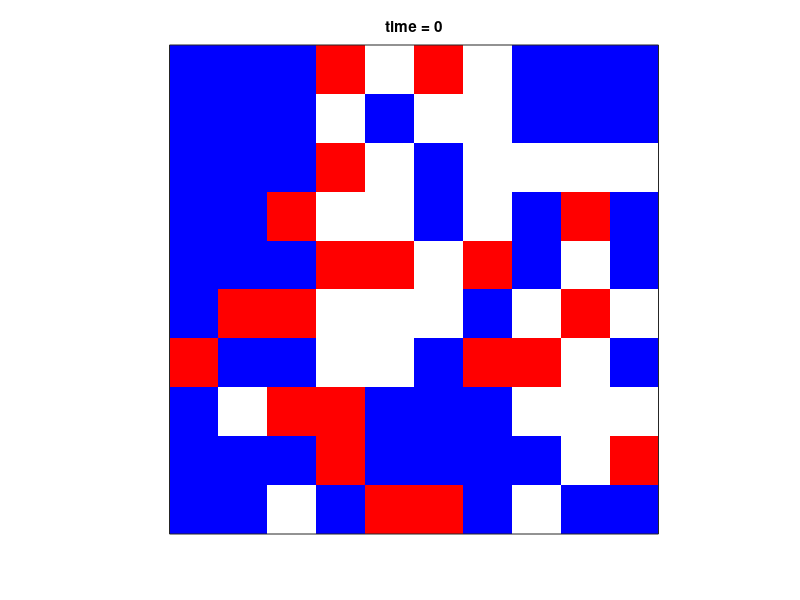

This chart was generated by the following MATLAB code:
%@@@@@@@@@@@@@@@@@@@@@@@@@@@@@@@@@@@@@@@@@@@@@@@@@@@@@@@@@@@@@@@@@@@@@@@@@@
function MC_square_1125
%==========================================================================
% Модель SIR на квадратной решётке, кинетический метод МК
%**************************************************************************
global k1 k2 k3 d1 d2
global Nx Ny N
global x0 y0 RandSeed N1ini N2ini
global Latt Nei
global class_MC number_class_MC
global t0 t1
%**************************************************************************
% значения скоростей
k1 = 1.0;
k2 = 2.0; 
k3 = 3.0;
d1 = 4.0;
d2 = 5.0;
%--------------------------------------------------------------------------
% размеры решётки, общее число узлов (ячеек) решётки
Nx = 10; Ny = 10; N = Nx*Ny; 
% начальая концентрация заболевших (infected)
x0 = 0.2; if(x0 > 1) x0 = 1; end
% начальная концентрация выздоровевших с иммунитетом (recovered)
y0 = 0.5; if (x0 + y0 > 1) y0 = 1 - x0; end
% число для инициализации датчика случайных чисел
RandSeed = 2;

%--------------------------------------------------------------------------
% временной интервал
t0 = 0;
t1 = 1000; 

%--------------------------------------------------------------------------
% описание классов для квадратной решётки при трёх состояниях узлов
class_def;

%--------------------------------------------------------------------------
% задание массива Nei - номеров ближайших соседних узлов с учётом
% периодических гр. условий
nei_def;

%--------------------------------------------------------------------------
% начальное состояние поверхности
ini_def;

%--------------------------------------------------------------------------
% визуализация
fig_surf(t0);

%--------------------------------------------------------------------------
% формирование массивов номеров узлов для всех классов 
list_class_def;

%--------------------------------------------------------------------------
% вычисления
% KMC_proc;

%@@@@@@@@@@@@@@@@@@@@@@@@@@@@@@@@@@@@@@@@@@@@@@@@@@@@@@@@@@@@@@@@@@@@@@@@@@
function ini_def
%==========================================================================
% Начальное заполнение поверхности
%**************************************************************************
global Nx Ny N
global x0 y0 RandSeed N1ini N2ini
global Latt Nei
%**************************************************************************
% массив Latt содержит текущее состояние узлов решётки
Latt = zeros(N, 1, 'int32'); 
%--------------------------------------------------------------------------
% инициализация датчика
rng(RandSeed, 'twister'); 
%--------------------------------------------------------------------------
% случайное начальное распределение для заданной концентрации X
N01 = round(x0*N);
N1ini = N01;
while (N01 > 0)
    i = randi(N);
    if (Latt(i) == 0)
        Latt(i) = 1;
        N01 = N01 - 1;
    end
end
%--------------------------------------------------------------------------
% случайное начальное распределение для заданной концентрации Y
N02 = round(y0*N);
N2ini = N02;
while (N02 > 0)
    i = randi(N);
    if (Latt(i) == 0)
        Latt(i) = 2;
        N02 = N02 - 1;
    end
end

%@@@@@@@@@@@@@@@@@@@@@@@@@@@@@@@@@@@@@@@@@@@@@@@@@@@@@@@@@@@@@@@@@@@@@@@@@@
function fig_surf(MTime)
%==========================================================================
% Изображение поверхнсти
%**************************************************************************
global Nx Ny N
global Latt Nei
%**************************************************************************
C = zeros(Ny, Nx, 'uint8');
Color0 = [1 1 1]; % x, susceptible белый
Color1 = [1 0 0]; % y, infected красный
Color2 = [0 0 1]; % z, recovered синий
%--------------------------------------------------------------------------
map(1,:) = Color0;
map(2,:) = Color1;
map(3,:) = Color2;
colormap(map);
%--------------------------------------------------------------------------
% set(0,'Units','pixels');
% scnsize = get(0,'ScreenSize');
% figure('Position', [1 1 scnsize(3) scnsize(4)-100]);
%--------------------------------------------------------------------------
k = 0;
for j = 1 : Ny
    for i = 1 : Nx
         k = k + 1;
         C(j,i) = Latt(k);
    end
end
%--------------------------------------------------------------------------
image(C);
box on
axis image
        
set(gca,'XTickLabel',{});
set(gca,'XTick',[]);
set(gca,'YTickLabel',{});
set(gca,'YTick',[]);
        
title(['time = ' num2str(MTime,'%u')]);

%@@@@@@@@@@@@@@@@@@@@@@@@@@@@@@@@@@@@@@@@@@@@@@@@@@@@@@@@@@@@@@@@@@@@@@@@@@
function class_def
%==========================================================================
% Описание классов для квадратной решётки при трёх состояниях узлов
%**************************************************************************
global k1 k2 k3 d1 d2
global Nx Ny N
global Latt Nei
global class_MC number_class_MC
%**************************************************************************
List = zeros(N, 1, 'int32');
% class_MC(1,66) = struct('number', 0.0, ...
%                         'rates', [0.0 0.0 0.0 0.0 0.0 0.0 0.0 0.0 0.0], ...
%                         'sum_rates', 0.0, ...
%                         'numb_rates', 0.0, ...
%                         'list', List, ... );
%                         'list_number', ..., 0, 
%**************************************************************************
class_MC(1).number       = 00001;
class_MC(1).rates        = [k2 ...
                            k2+k1 k2+2*k1 k2+3*k1 k2+4*k1 ...
                            k2+4*k1+d1 k2+4*k1+2*d1 k2+4*k1+3*d1 k2+4*k1+4*d1];
class_MC(1).numb_rates   = 9;
class_MC(1).sum_rates    = class_MC(1).rates(class_MC(1).numb_rates);
class_MC(1).rates        = class_MC(1).rates/class_MC(1).sum_rates;
class_MC(1).list         = List;
class_MC(1).list_number  = 0;
% a = class_MC(1).rates
%**************************************************************************
class_MC(2).number       = 00201;
class_MC(2).rates        = [k2 ...
                            k2+k1 k2+2*k1 k2+3*k1 ...
                            k2+3*k1+d1 k2+3*k1+2*d1 k2+3*k1+3*d1 ...
                            k2+3*k1+3*d1+d2];
class_MC(2).numb_rates   = 8;
class_MC(2).sum_rates    = class_MC(2).rates(class_MC(2).numb_rates);
class_MC(2).rates        = class_MC(2).rates/class_MC(2).sum_rates;
class_MC(2).list         = List;
class_MC(2).list_number  = 0;
% a = class_MC(2).rates
%--------------------------------------------------------------------------
class_MC(3)              = class_MC(2);
class_MC(3).number       = 00021;
%--------------------------------------------------------------------------
class_MC(4)              = class_MC(2);
class_MC(4).number       = 20001;
%--------------------------------------------------------------------------
class_MC(5)              = class_MC(2);
class_MC(5).number       = 02001;
%**************************************************************************
class_MC(6).number       = 00101;
%!!
class_MC(6).rates        = [k2 ...
                            k2+k1 k2+2*k1 k2+3*k1 ...
                            k2+3*k1+d1 k2+3*k1+2*d1 k2+3*k1+3*d1];
class_MC(6).numb_rates   = 7;
class_MC(6).sum_rates    = class_MC(6).rates(class_MC(6).numb_rates);
class_MC(6).rates        = class_MC(6).rates/class_MC(6).sum_rates;
class_MC(6).list         = List;
class_MC(6).list_number  = 0;
% a = class_MC(6).rates
%--------------------------------------------------------------------------
class_MC(7)              = class_MC(6);
class_MC(7).number       = 00011;
%--------------------------------------------------------------------------
class_MC(8)              = class_MC(6);
class_MC(8).number       = 10001;
%--------------------------------------------------------------------------
class_MC(9)              = class_MC(6);
class_MC(9).number       = 01001;
%**************************************************************************
class_MC(10).number      = 00221;
class_MC(10).rates       = [k2 ...
                            k2+k1 k2+2*k1 ...
                            k2+2*k1+d1 k2+2*k1+2*d1 ...
                            k2+2*k1+2*d1+d2 k2+2*k1+2*d1+2*d2];
class_MC(10).numb_rates  = 7;
class_MC(10).sum_rates   = class_MC(10).rates(class_MC(10).numb_rates);
class_MC(10).list        = List;
class_MC(10).list_number = 0;
%--------------------------------------------------------------------------
class_MC(11)             = class_MC(10);
class_MC(11).number      = 20021;
%--------------------------------------------------------------------------
class_MC(12)             = class_MC(10);
class_MC(12).number      = 22001;
%--------------------------------------------------------------------------
class_MC(13)             = class_MC(10);
class_MC(13).number      = 02201;
%--------------------------------------------------------------------------
class_MC(14)             = class_MC(10);
class_MC(14).number      = 20201;
%--------------------------------------------------------------------------
class_MC(15)             = class_MC(10);
class_MC(15).number      = 02021;
%**************************************************************************
class_MC(16).number      = 00111;
class_MC(16).rates       = [k2 ...
                            k2+k1 k2+2*k1 ...
                            k2+2*k1+d1 k2+2*k1+2*d1];
class_MC(16).numb_rates  = 5;
class_MC(16).sum_rates   = class_MC(16).rates(class_MC(16).numb_rates);
class_MC(16).rates       = class_MC(16).rates/class_MC(16).sum_rates;
class_MC(16).list        = List;
class_MC(16).list_number = 0;
% a = class_MC(16).rates
%--------------------------------------------------------------------------
class_MC(17)             = class_MC(16);
class_MC(17).number      = 10011;
%--------------------------------------------------------------------------
class_MC(18)             = class_MC(16);
class_MC(18).number      = 11001;
%--------------------------------------------------------------------------
class_MC(19)             = class_MC(16);
class_MC(19).number      = 01101;
%--------------------------------------------------------------------------
class_MC(20)             = class_MC(16);
class_MC(20).number      = 10101;
%--------------------------------------------------------------------------
class_MC(21)             = class_MC(16);
class_MC(21).number      = 01011;
%**************************************************************************
class_MC(22).number      = 00121;
class_MC(22).rates       = [k2 ...
                            k2+k1 k2+2*k1 ...
                            k2+2*k1+d1 k2+2*k1+2*d1 ...
                           k2+2*k1+2*d1+d2];
class_MC(22).numb_rates  = 6;
class_MC(22).sum_rates   = class_MC(22).rates(class_MC(22).numb_rates);
class_MC(22).rates       = class_MC(22).rates/class_MC(22).sum_rates;
class_MC(22).list        = List;
class_MC(22).list_number = 0;
% a = class_MC(22).rates
%--------------------------------------------------------------------------
class_MC(23)             = class_MC(22);
class_MC(23).number      = 20011;
%--------------------------------------------------------------------------
class_MC(24)             = class_MC(22);
class_MC(24).number      = 12001;
%--------------------------------------------------------------------------
class_MC(25)             = class_MC(22);
class_MC(25).number      = 01201;
%--------------------------------------------------------------------------
class_MC(26)             = class_MC(22);
class_MC(26).number      = 20101;
%--------------------------------------------------------------------------
class_MC(27)             = class_MC(22);
class_MC(27).number      = 02011;
%--------------------------------------------------------------------------
class_MC(28)             = class_MC(22);
class_MC(28).number      = 00211;
%--------------------------------------------------------------------------
class_MC(29)             = class_MC(22);
class_MC(29).number      = 10021;
%--------------------------------------------------------------------------
class_MC(30)             = class_MC(22);
class_MC(30).number      = 21001;
%--------------------------------------------------------------------------
class_MC(31)             = class_MC(22);
class_MC(31).number      = 02101;
%--------------------------------------------------------------------------
class_MC(32)             = class_MC(22);
class_MC(32).number      = 10201;
%--------------------------------------------------------------------------
class_MC(33)             = class_MC(22);
class_MC(33).number      = 01021;
%**************************************************************************
class_MC(34).number      = 20221;
class_MC(34).rates       = [k2 ...
                            k2+k1 ...
                            k2+k1+d1 ...
                            k2+k1+d1+d2 k2+k1+d1+2*d2 k2+k1+d1+3*d2];
class_MC(34).numb_rates  = 6;
class_MC(34).sum_rates   = class_MC(34).rates(class_MC(34).numb_rates);
class_MC(34).rates       = class_MC(34).rates/class_MC(34).sum_rates;
class_MC(34).list        = List;
class_MC(34).list_number = 0;
% a = class_MC(34).rates
%--------------------------------------------------------------------------
class_MC(35)             = class_MC(34);
class_MC(35).number      = 22021;
%--------------------------------------------------------------------------
class_MC(36)             = class_MC(34);
class_MC(36).number      = 22201;
%--------------------------------------------------------------------------
class_MC(37)             = class_MC(34);
class_MC(37).number      = 02221;
%**************************************************************************
class_MC(38).number      = 10111;
class_MC(38).rates       = [k2 ...
                            k2+k1 ...
                            k2+k1+d1];
class_MC(38).numb_rates  = 3;
class_MC(38).sum_rates   = class_MC(38).rates(class_MC(38).numb_rates);
class_MC(38).rates       = class_MC(38).rates/class_MC(38).sum_rates;
class_MC(38).list        = List;
class_MC(38).list_number = 0;
% a = class_MC(38).rates
%--------------------------------------------------------------------------
class_MC(39)             = class_MC(38);
class_MC(39).number      = 11011;
%--------------------------------------------------------------------------
class_MC(40)             = class_MC(38);
class_MC(40).number      = 11101;
%--------------------------------------------------------------------------
class_MC(41)             = class_MC(38);
class_MC(41).number      = 01111;
%**************************************************************************
class_MC(42).number      = 20121;
class_MC(42).rates       = [k2 ...
                            k2+k1 ...
                            k2+k1+d1 ...
                            k2+k1+d1+d2 k2+k1+d1+2*d2];
class_MC(42).numb_rates  = 5;
class_MC(42).sum_rates   = class_MC(42).rates(class_MC(42).numb_rates);
class_MC(42).rates       = class_MC(42).rates/class_MC(42).sum_rates;
class_MC(42).list        = List;
class_MC(42).list_number = 0;
% a = class_MC(42).rates
%--------------------------------------------------------------------------
class_MC(43)             = class_MC(42);
class_MC(43).number      = 22011;
%--------------------------------------------------------------------------
class_MC(44)             = class_MC(42);
class_MC(44).number      = 12201;
%--------------------------------------------------------------------------
class_MC(45)             = class_MC(42);
class_MC(45).number      = 02211;
%--------------------------------------------------------------------------
class_MC(46)             = class_MC(42);
class_MC(46).number      = 20211;
%--------------------------------------------------------------------------
class_MC(47)             = class_MC(42);
class_MC(47).number      = 12021;
%--------------------------------------------------------------------------
class_MC(48)             = class_MC(42);
class_MC(48).number      = 21201;
%--------------------------------------------------------------------------
class_MC(49)             = class_MC(42);
class_MC(49).number      = 02121;
%--------------------------------------------------------------------------
class_MC(50)             = class_MC(42);
class_MC(50).number      = 10221;
%--------------------------------------------------------------------------
class_MC(51)             = class_MC(42);
class_MC(51).number      = 21021;
%--------------------------------------------------------------------------
class_MC(52)             = class_MC(42);
class_MC(52).number      = 22101;
%--------------------------------------------------------------------------
class_MC(53)             = class_MC(42);
class_MC(53).number      = 01221;
%**************************************************************************
class_MC(54).number      = 20111;
class_MC(54).rates       = [k2 ...
                            k2+k1 ...
                            k2+k1+d1 ...
                            k2+k1+d1+d2];
class_MC(54).numb_rates  = 4;
class_MC(54).sum_rates   = class_MC(54).rates(class_MC(54).numb_rates);
class_MC(54).rates       = class_MC(54).rates/class_MC(54).sum_rates;
class_MC(54).list        = List;
class_MC(54).list_number = 0;
% a = class_MC(54).rates
%--------------------------------------------------------------------------
class_MC(55)             = class_MC(54);
class_MC(55).number      = 12011;
%--------------------------------------------------------------------------
class_MC(56)             = class_MC(54);
class_MC(56).number      = 11201;
%--------------------------------------------------------------------------
class_MC(57)             = class_MC(54);
class_MC(57).number      = 02111;
%--------------------------------------------------------------------------
class_MC(58)             = class_MC(54);
class_MC(58).number      = 10211;
%--------------------------------------------------------------------------
class_MC(59)             = class_MC(54);
class_MC(59).number      = 11021;
%--------------------------------------------------------------------------
class_MC(60)             = class_MC(54);
class_MC(60).number      = 21101;
%--------------------------------------------------------------------------
class_MC(61)             = class_MC(54);
class_MC(61).number      = 01121;
%--------------------------------------------------------------------------
class_MC(62)             = class_MC(54);
class_MC(62).number      = 10121;
%--------------------------------------------------------------------------
class_MC(63)             = class_MC(54);
class_MC(63).number      = 21011;
%--------------------------------------------------------------------------
class_MC(64)             = class_MC(54);
class_MC(64).number      = 12101;
%--------------------------------------------------------------------------
class_MC(65)             = class_MC(54);
class_MC(65).number      = 01211;
%**************************************************************************
class_MC(66).number      = 11111;
class_MC(66).rates       = [k2];
class_MC(66).numb_rates  = 1;
class_MC(66).sum_rates   = class_MC(66).rates(class_MC(66).numb_rates);
class_MC(66).rates       = class_MC(66).rates/class_MC(66).sum_rates;
class_MC(66).list        = List;
class_MC(66).list_number = 0;
% a = class_MC(66).rates
%**************************************************************************
class_MC(67).number      = 22221;
class_MC(67).rates       = [k2 ...
                            k2+d2 ...
                            k2+2*d2 ...
                            k2+3*d2 ...
                            k2+4*d2];
class_MC(67).numb_rates  = 5;
class_MC(67).sum_rates   = class_MC(67).rates(class_MC(67).numb_rates);
class_MC(67).rates       = class_MC(67).rates/class_MC(67).sum_rates;
class_MC(67).list        = List;
class_MC(67).list_number = 0;
% a = class_MC(67).rates
%**************************************************************************
class_MC(68).number      = 21111;
class_MC(68).rates       = [k2 ...
                            k2+d2];
class_MC(68).numb_rates  = 2;
class_MC(68).sum_rates   = class_MC(68).rates(class_MC(68).numb_rates);
class_MC(68).rates       = class_MC(68).rates/class_MC(68).sum_rates;
class_MC(68).list        = List;
class_MC(68).list_number = 0;
% a = class_MC(68).rates
%--------------------------------------------------------------------------
class_MC(69)             = class_MC(68);
class_MC(69).number      = 11121;
%--------------------------------------------------------------------------
class_MC(70)             = class_MC(68);
class_MC(70).number      = 11211;
%--------------------------------------------------------------------------
class_MC(71)             = class_MC(68);
class_MC(71).number      = 12111;
%**************************************************************************
class_MC(72).number      = 22111;
class_MC(72).rates       = [k2 ...
                            k2+d2 ...
                            k2+2*d2];
class_MC(72).numb_rates  = 3;
class_MC(72).sum_rates   = class_MC(72).rates(class_MC(72).numb_rates);
class_MC(72).rates       = class_MC(72).rates/class_MC(72).sum_rates;
class_MC(72).list        = List;
class_MC(72).list_number = 0;
% a = class_MC(72).rates
%--------------------------------------------------------------------------
class_MC(73)             = class_MC(72);
class_MC(73).number      = 21121;
%--------------------------------------------------------------------------
class_MC(74)             = class_MC(72);
class_MC(74).number      = 11221;
%--------------------------------------------------------------------------
class_MC(75)             = class_MC(72);
class_MC(75).number      = 12211;
%--------------------------------------------------------------------------
class_MC(76)             = class_MC(72);
class_MC(76).number      = 12121;
%--------------------------------------------------------------------------
class_MC(77)             = class_MC(72);
class_MC(77).number      = 21211;
%**************************************************************************
class_MC(78).number      = 12221;
class_MC(78).rates       = [k2 ...
                            k2+d2 ...
                            k2+2*d2 ...
                            k2+3*d2];
class_MC(78).numb_rates  = 4;
class_MC(78).sum_rates   = class_MC(78).rates(class_MC(78).numb_rates);
class_MC(78).rates       = class_MC(78).rates/class_MC(78).sum_rates;
class_MC(78).list        = List;
class_MC(78).list_number = 0;
% a = class_MC(78).rates
%--------------------------------------------------------------------------
class_MC(79)             = class_MC(78);
class_MC(79).number      = 22211;
%--------------------------------------------------------------------------
class_MC(80)             = class_MC(78);
class_MC(80).number      = 22121;
%--------------------------------------------------------------------------
class_MC(81)             = class_MC(78);
class_MC(81).number      = 21221;
%**************************************************************************
class_MC(82).number      = 00002;
class_MC(82).rates       = [k3];
class_MC(82).numb_rates  = 1;
class_MC(82).sum_rates   = class_MC(82).rates(class_MC(82).numb_rates);
class_MC(82).rates       = class_MC(82).rates/class_MC(82).sum_rates;

class_MC(82).list        = List;
class_MC(82).list_number = 0;
% a = class_MC(82).rates
%**************************************************************************
number_class_MC = 82;

%@@@@@@@@@@@@@@@@@@@@@@@@@@@@@@@@@@@@@@@@@@@@@@@@@@@@@@@@@@@@@@@@@@@@@@@@@@
function nei_def
%==========================================================================
% Задание массива Nei - номеров ближайших соседних узлов с учётом
% периодических гр. условий
%**************************************************************************
global Nx Ny N
global Latt Nei
%**************************************************************************
k = 0;
Nei = zeros(4, N, 'int32');
for i = 1 : Ny  % перебор по строкам
    for j = 1 : Nx  % перебор по столбцам
        k = k+1;
        % первый сосед ----------------------------------------------------
        if (j < Nx)
            Nei(1,k) = k + 1;
        else
            Nei(1,k) = k + 1 - Nx; % периодические гр. условия
        end
        % третий сосед ----------------------------------------------------       
        if (j > 1)
            Nei(3,k) = k - 1;
        else
            Nei(3,k) = k - 1 + Nx; % периодические гр. условия
        end
        % второй сосед ----------------------------------------------------       
        if (i < Ny)
            Nei(2,k) = k + Nx;
        else
            Nei(2,k) = k + Nx - N; % периодические гр. условия
        end
        % четвёртый сосед -------------------------------------------------       
        if (i > 1)
            Nei(4,k) = k - Nx;
        else
            Nei(4,k) = k - Nx + N; % периодические гр. условия
        end        
    end
end

%@@@@@@@@@@@@@@@@@@@@@@@@@@@@@@@@@@@@@@@@@@@@@@@@@@@@@@@@@@@@@@@@@@@@@@@@@@
function list_class_def
%==========================================================================
% Формирование массивов номеров узлов для всех классов
%**************************************************************************
global Nx Ny N
global Latt Nei
global class_MC number_class_MC
global x0 y0 RandSeed N1ini N2ini
%**************************************************************************
a = zeros(1, 1, 'int32');
for i = 1 : N  % перебор по узлам
    if (Latt(i) == 1)
        % вычисляем кодовое число конфигурации соседей
        a = Latt(Nei(1,i))*10000 + ...
            Latt(Nei(2,i))*1000 + ...
            Latt(Nei(3,i))*100 + ...
            Latt(Nei(4,i))*10 + 1;
        % ищем нужный класс
        for j = 1 : number_class_MC
            if (a == class_MC(j).number)
                class_MC(j).list_number = class_MC(j).list_number + 1; 
                class_MC(j).list(class_MC(j).list_number) = i;
                break
            end
        end
    end
    if (Latt(i) == 2)
        class_MC(82).list_number = class_MC(82).list_number + 1; 
        class_MC(82).list(class_MC(82).list_number) = i;
    end
end
%--------------------------------------------------------------------------
% % Проверка
% nn = 0;
% for i = 1 : number_class_MC
%     b = class_MC(i).list_number;
%     nn = nn + b; 
% end
% aa = N1ini+N2ini 
% nn

%@@@@@@@@@@@@@@@@@@@@@@@@@@@@@@@@@@@@@@@@@@@@@@@@@@@@@@@@@@@@@@@@@@@@@@@@@@

%==========================================================================
